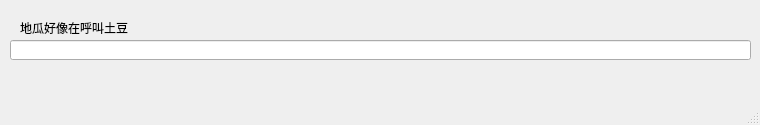
<?xml version="1.0" encoding="UTF-8"?>
<ui version="4.0">
 <class>MainWindow</class>
 <widget class="QMainWindow" name="MainWindow">
  <property name="geometry">
   <rect>
    <x>0</x>
    <y>0</y>
    <width>760</width>
    <height>125</height>
   </rect>
  </property>
  <property name="windowTitle">
   <string>MainWindow</string>
  </property>
  <widget class="QWidget" name="centralwidget">
   <widget class="QLineEdit" name="lineEdit">
    <property name="geometry">
     <rect>
      <x>10</x>
      <y>40</y>
      <width>741</width>
      <height>20</height>
     </rect>
    </property>
   </widget>
   <widget class="QLabel" name="label">
    <property name="geometry">
     <rect>
      <x>20</x>
      <y>20</y>
      <width>141</width>
      <height>16</height>
     </rect>
    </property>
    <property name="text">
     <string>地瓜好像在呼叫土豆</string>
    </property>
   </widget>
  </widget>
  <widget class="QMenuBar" name="menubar">
   <property name="geometry">
    <rect>
     <x>0</x>
     <y>0</y>
     <width>760</width>
     <height>22</height>
    </rect>
   </property>
  </widget>
  <widget class="QStatusBar" name="statusbar"/>
 </widget>
 <resources/>
 <connections/>
</ui>
